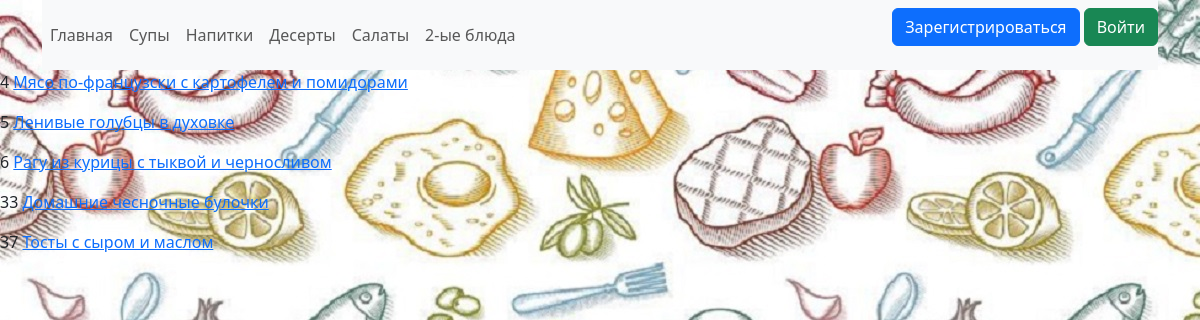
The app's page /second_dishes with its own data.
### data/recipes.py (models this page shows)
class Recipe(SqlAlchemyBase):
    __tablename__ = 'recipes'
    id = sqlalchemy.Column(sqlalchemy.Integer,
                           primary_key=True, autoincrement=True)
    name = sqlalchemy.Column(sqlalchemy.String, nullable=True)
    ingredients = sqlalchemy.Column(sqlalchemy.TEXT, nullable=True)
    recipe = sqlalchemy.Column(sqlalchemy.TEXT)

### main.py (the view)
@app.route('/second_dishes')
def second_dishes():
    db_sess = db_session.create_session()
    temp = [el.id for el in db_sess.query(RecCat).filter(RecCat.id_cats == 2).all()]
    second_dishes = db_sess.query(Recipe).filter(Recipe.id.in_(temp)).all()
    return render_template('list_second_dishes.html', second_dishes=second_dishes)

### data/db_session.py (called while the page is built)
def create_session() -> Session:
    global __factory
    return __factory()

### templates/list_second_dishes.html
{% extends "base.html" %}
{% block content %}
    {% for dish in second_dishes %}
        <p>{{dish.id}} <a href="{{ url_for('second_dish', pk=dish.id) }}">{{dish.name}}</a></p>
    {% endfor %}
{% endblock %}

### templates/base.html (shortened to what this page needs)
<!DOCTYPE html>
<html lang="en">
<head>
    <link href="https://cdn.jsdelivr.net/npm/bootstrap@5.3.3/dist/css/bootstrap.min.css" rel="stylesheet">
</head>
<body
style="background-image:url({{ url_for('static', filename='images/background.jpg') }});">
<div class="container">
<nav class="navbar sticky-top navbar-expand-lg navbar-light bg-light ">
  <div class="collapse navbar-collapse" id="navbarSupportedContent">
    <ul class="navbar-nav mr-auto">
      <li class="nav-item active">
        <a class="nav-link" href="/">Главная</a>
      </li>
      <li class="nav-item">
        <a class="nav-link" href="/soups">Супы</a>
      </li>
      <li class="nav-item">
        <a class="nav-link" href="/drinks">Напитки</a>
      </li>
      <li class="nav-item">
        <a class="nav-link" href="/desserts">Десерты</a>
      </li>
      <li class="nav-item">
        <a class="nav-link" href="/salads">Салаты</a>
      </li>
      <li class="nav-item">
        <a class="nav-link" href="/second_dishes">2-ые блюда</a>
      </li>
    </ul>
  </div>
  {% if current_user.is_authenticated %}
    <a class="btn btn-primary " href="/add_bld">Добавить блюдо</a>
    <a class="navbar-brand" href="/logout">{{ current_user.name }}</a>
{% else %}
    <p>
        <a class="btn btn-primary " href="/register">Зарегистрироваться</a>
        <a class="btn btn-success" href="/login">Войти</a>
    </p>
{% endif %}
</nav>
</div>
{% block content %}{% endblock %}
</body>
</html>

### records on screen
Recipe: id "4", name "Мясо по-французски с картофелем и помидорами"
Recipe: id "5", name "Ленивые голубцы в духовке"
Recipe: id "6", name "Рагу из курицы с тыквой и черносливом"
Recipe: id "33", name "Домашние чесночные булочки"
Recipe: id "37", name "Тосты с сыром и маслом"
